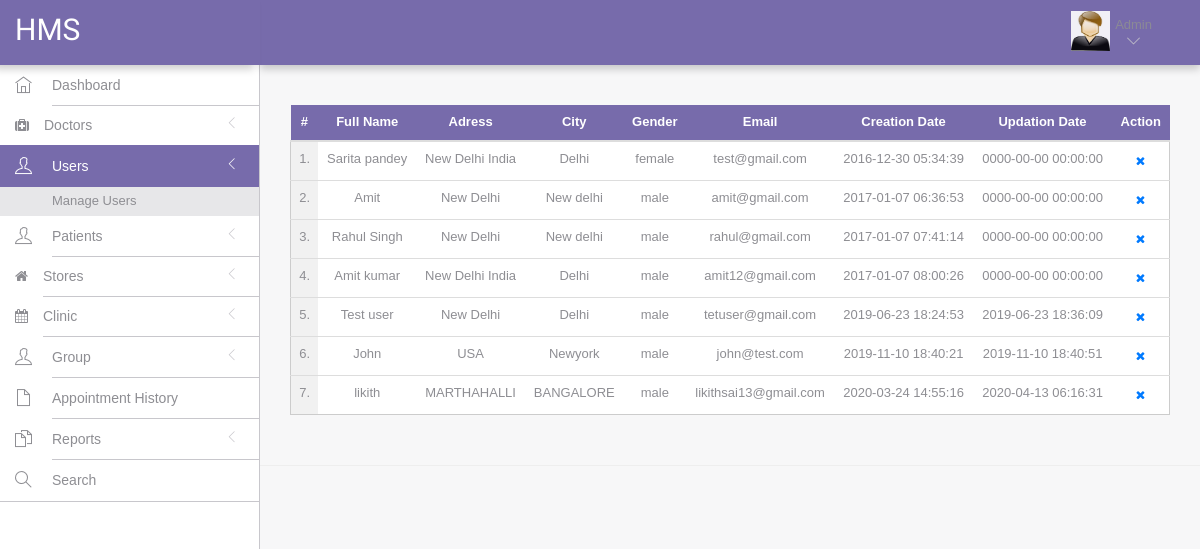
Screenshot of /hms/admin/dashboard.php?page=manageUser with the database file from the repository.
### tables this page shows
CREATE TABLE IF NOT EXISTS `users` (
  `id` int(11) NOT NULL AUTO_INCREMENT,
  `fullName` varchar(255) DEFAULT NULL,
  `address` longtext,
  `city` varchar(255) DEFAULT NULL,
  `gender` varchar(255) DEFAULT NULL,
  `email` varchar(255) DEFAULT NULL,
  `password` varchar(255) DEFAULT NULL,
  `regDate` timestamp NULL DEFAULT CURRENT_TIMESTAMP,
  `updationDate` timestamp NULL DEFAULT NULL ON UPDATE CURRENT_TIMESTAMP,
  PRIMARY KEY (`id`),
  KEY `email` (`email`)
);

### hms/admin/include/page/manageUser.php (the view, shortened to what this page needs)
<?php
    include( '../../include/config.php' );
?>
<div class="row">
	<div class="col-md-12">
		<table class="table table-hover table-striped" id="sample-table-1">
			<thead>
				<tr>
					<th class="text-center btn-purple" style="color: white;">#</th>
					<th class="text-center btn-purple" style="color: white;">Full Name</th>
					<th class="text-center btn-purple" style="color: white;">Adress</th>
					<th class="text-center btn-purple" style="color: white;">City</th>
					<th class="text-center btn-purple" style="color: white;">Gender </th>
					<th class="text-center btn-purple" style="color: white;">Email </th>
					<th class="text-center btn-purple" style="color: white;">Creation Date </th>
					<th class="text-center btn-purple" style="color: white;">Updation Date </th>
					<th class="text-center btn-purple" style="color: white;">Action</th>
				</tr>
			</thead>
			<tbody>
            <?php
				$sql = mysqli_query( $con, "select * from users" );
                $cnt = 1;
                while( $row = mysqli_fetch_array( $sql ) ) {
			?>
				<tr style = "background: white !important; border: 1px solid #ccc;">
				    <td class="text-center" style="background: #f1f1f1 !important;"><?php echo $cnt;?>.</td>
					<td class="text-center"><?php echo $row['fullName'];?></td>
					<td class="text-center"><?php echo $row['address'];?></td>
					<td class="text-center"><?php echo $row['city'];?></td>
                    <td class="text-center"><?php echo $row['gender'];?></td>
                    <td class="text-center"><?php echo $row['email'];?></td>
                    <td class="text-center"><?php echo $row['regDate'];?></td>
                    <td class="text-center"><?php echo $row['updationDate'];?></td>
                    <td class="text-center">
                        <div class="visible-md visible-lg hidden-sm hidden-xs">
                            <a href="manage-users.php?id=<?php echo $row['id']?>&del=delete" onClick="return confirm('Are you sure you want to delete?')"class="btn btn-transparent btn-xs tooltips" tooltip-placement="top" tooltip="Remove"><i class="fa fa-times fa fa-white"></i></a>
                        </div>
                    </td>
                </tr>
				<?php $cnt=$cnt+1; }?>
			</tbody>
		</table>
	</div>
</div>

### hms/assets/css/styles.css (style rules this page uses)
html, body { height: 100%; width: 100%; }
html { font-size: 100%; }
body { color: #8e8e93; direction: ltr; overflow-x: hidden; height: 100%; font-family: Helvetica, Arial, sans-serif; font-size: 13px; padding: 0; margin: 0; background: #f7f7f8; -webkit-font-smoothing: antialiased !important; }
.btn-purple { background: #776bab !important; color: #fff !important; }
a, a:focus, a:hover, a:active { outline: 0 !important; text-decoration: none !important; cursor: pointer; }
a { color: #007AFF; }

### rows the page displays
users: fullName "Sarita pandey", address "New Delhi India", city "Delhi", gender "female", email "test@gmail.com", regDate "2016-12-30 05:34:39", updationDate "0000-00-00 00:00:00"
users: fullName "Amit", address "New Delhi", city "New delhi", gender "male", email "amit@gmail.com", regDate "2017-01-07 06:36:53", updationDate "0000-00-00 00:00:00"
users: fullName "Rahul Singh", address "New Delhi", city "New delhi", gender "male", email "rahul@gmail.com", regDate "2017-01-07 07:41:14", updationDate "0000-00-00 00:00:00"
users: fullName "Amit kumar", address "New Delhi India", city "Delhi", gender "male", email "amit12@gmail.com", regDate "2017-01-07 08:00:26", updationDate "0000-00-00 00:00:00"
users: fullName "Test user", address "New Delhi", city "Delhi", gender "male", email "tetuser@gmail.com", regDate "2019-06-23 18:24:53", updationDate "2019-06-23 18:36:09"
users: fullName "John", address "USA", city "Newyork", gender "male", email "john@test.com", regDate "2019-11-10 18:40:21", updationDate "2019-11-10 18:40:51"
users: fullName "likith", address "MARTHAHALLI", city "BANGALORE", gender "male", email "likithsai13@gmail.com", regDate "2020-03-24 14:55:16", updationDate "2020-04-13 06:16:31"
